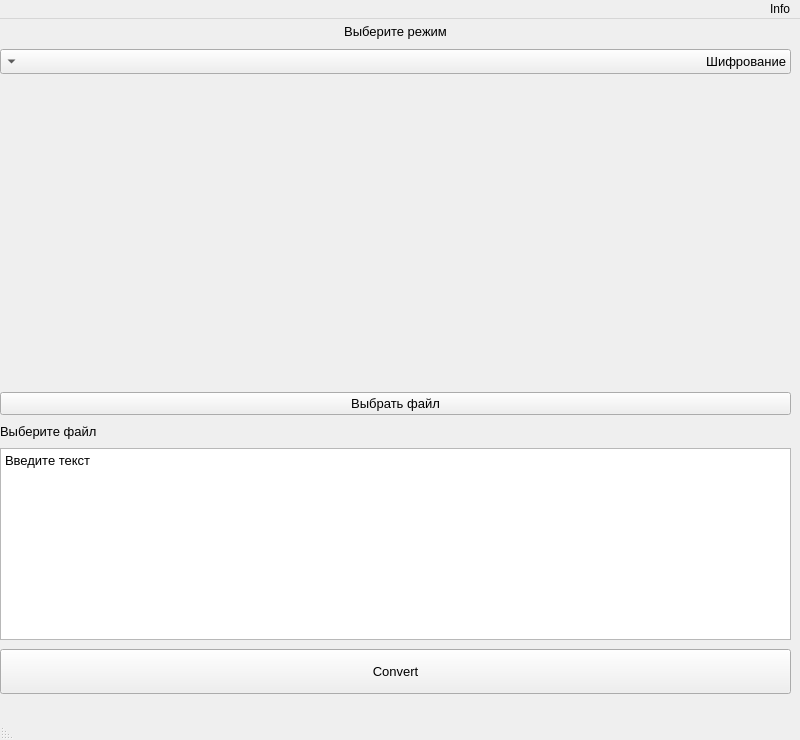
<?xml version="1.0" encoding="UTF-8"?>
<ui version="4.0">
 <class>MainWindow</class>
 <widget class="QMainWindow" name="MainWindow">
  <property name="geometry">
   <rect>
    <x>0</x>
    <y>0</y>
    <width>800</width>
    <height>740</height>
   </rect>
  </property>
  <property name="windowTitle">
   <string>MainWindow</string>
  </property>
  <property name="layoutDirection">
   <enum>Qt::RightToLeft</enum>
  </property>
  <widget class="QWidget" name="centralwidget">
   <widget class="QWidget" name="verticalLayoutWidget">
    <property name="geometry">
     <rect>
      <x>0</x>
      <y>0</y>
      <width>791</width>
      <height>681</height>
     </rect>
    </property>
    <layout class="QVBoxLayout" name="verticalLayout">
     <item>
      <widget class="QLabel" name="statusLabel">
       <property name="sizePolicy">
        <sizepolicy hsizetype="Preferred" vsizetype="Fixed">
         <horstretch>0</horstretch>
         <verstretch>0</verstretch>
        </sizepolicy>
       </property>
       <property name="minimumSize">
        <size>
         <width>0</width>
         <height>18</height>
        </size>
       </property>
       <property name="font">
        <font>
         <pointsize>10</pointsize>
        </font>
       </property>
       <property name="text">
        <string>Выберите режим</string>
       </property>
       <property name="alignment">
        <set>Qt::AlignCenter</set>
       </property>
      </widget>
     </item>
     <item>
      <widget class="QComboBox" name="comboBox">
       <property name="sizePolicy">
        <sizepolicy hsizetype="Preferred" vsizetype="Fixed">
         <horstretch>0</horstretch>
         <verstretch>0</verstretch>
        </sizepolicy>
       </property>
       <property name="minimumSize">
        <size>
         <width>0</width>
         <height>25</height>
        </size>
       </property>
       <property name="font">
        <font>
         <pointsize>10</pointsize>
        </font>
       </property>
       <item>
        <property name="text">
         <string>Шифрование</string>
        </property>
       </item>
       <item>
        <property name="text">
         <string>Дешефрование</string>
        </property>
       </item>
      </widget>
     </item>
     <item>
      <widget class="QLabel" name="showImage">
       <property name="sizePolicy">
        <sizepolicy hsizetype="Preferred" vsizetype="Fixed">
         <horstretch>0</horstretch>
         <verstretch>0</verstretch>
        </sizepolicy>
       </property>
       <property name="minimumSize">
        <size>
         <width>0</width>
         <height>300</height>
        </size>
       </property>
       <property name="text">
        <string/>
       </property>
      </widget>
     </item>
     <item>
      <widget class="QPushButton" name="chooseFile">
       <property name="font">
        <font>
         <pointsize>10</pointsize>
        </font>
       </property>
       <property name="text">
        <string>Выбрать файл</string>
       </property>
      </widget>
     </item>
     <item>
      <widget class="QLabel" name="fileStatus">
       <property name="sizePolicy">
        <sizepolicy hsizetype="Preferred" vsizetype="Fixed">
         <horstretch>0</horstretch>
         <verstretch>0</verstretch>
        </sizepolicy>
       </property>
       <property name="font">
        <font>
         <pointsize>10</pointsize>
        </font>
       </property>
       <property name="text">
        <string>Выберите файл</string>
       </property>
      </widget>
     </item>
     <item>
      <widget class="QPlainTextEdit" name="textToCrypt">
       <property name="sizePolicy">
        <sizepolicy hsizetype="Expanding" vsizetype="Fixed">
         <horstretch>0</horstretch>
         <verstretch>0</verstretch>
        </sizepolicy>
       </property>
       <property name="minimumSize">
        <size>
         <width>0</width>
         <height>90</height>
        </size>
       </property>
       <property name="font">
        <font>
         <pointsize>10</pointsize>
        </font>
       </property>
       <property name="plainText">
        <string>Введите текст</string>
       </property>
      </widget>
     </item>
     <item>
      <widget class="QPushButton" name="convertButton">
       <property name="minimumSize">
        <size>
         <width>0</width>
         <height>45</height>
        </size>
       </property>
       <property name="font">
        <font>
         <pointsize>10</pointsize>
        </font>
       </property>
       <property name="text">
        <string>Convert</string>
       </property>
      </widget>
     </item>
    </layout>
   </widget>
  </widget>
  <widget class="QMenuBar" name="menubar">
   <property name="geometry">
    <rect>
     <x>0</x>
     <y>0</y>
     <width>800</width>
     <height>22</height>
    </rect>
   </property>
   <widget class="QMenu" name="menuInfo">
    <property name="title">
     <string>Info</string>
    </property>
    <addaction name="AuthorMenu"/>
   </widget>
   <addaction name="menuInfo"/>
  </widget>
  <widget class="QStatusBar" name="statusbar"/>
  <action name="AuthorMenu">
   <property name="text">
    <string>Author</string>
   </property>
  </action>
 </widget>
 <resources/>
 <connections/>
</ui>
